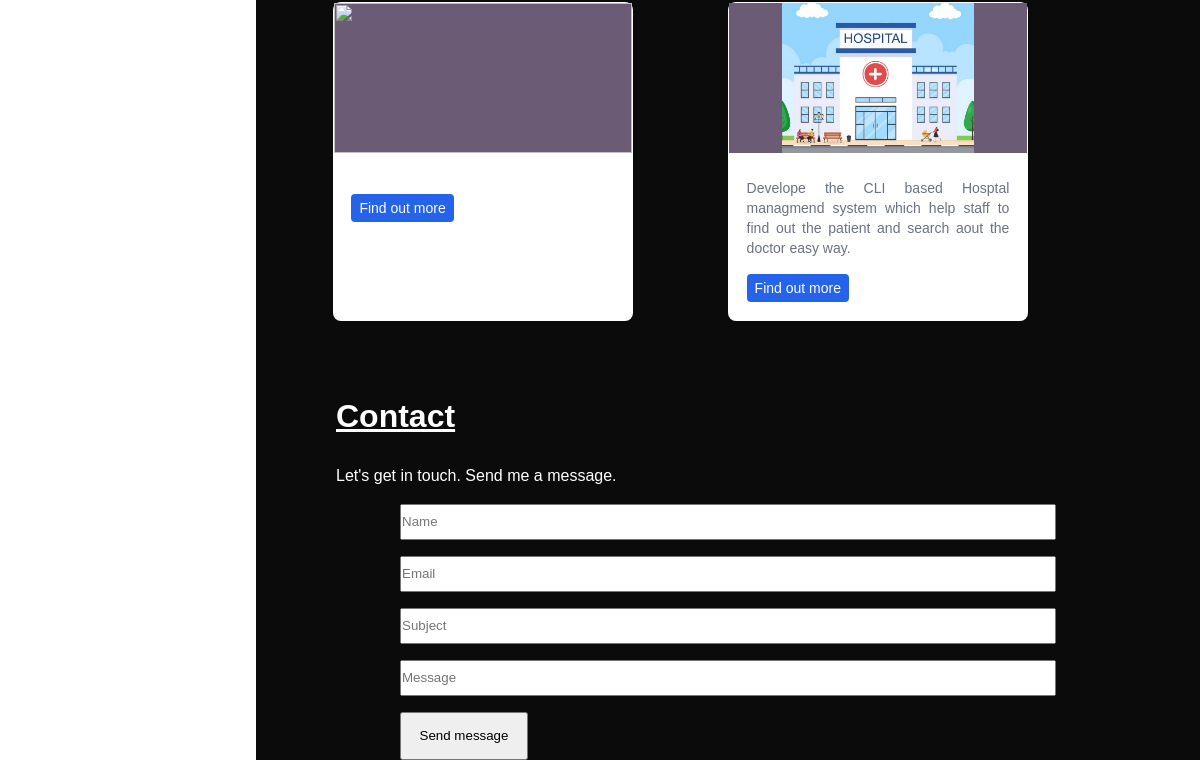
/members/ (lower part), run on an earlier commit of the app's database.
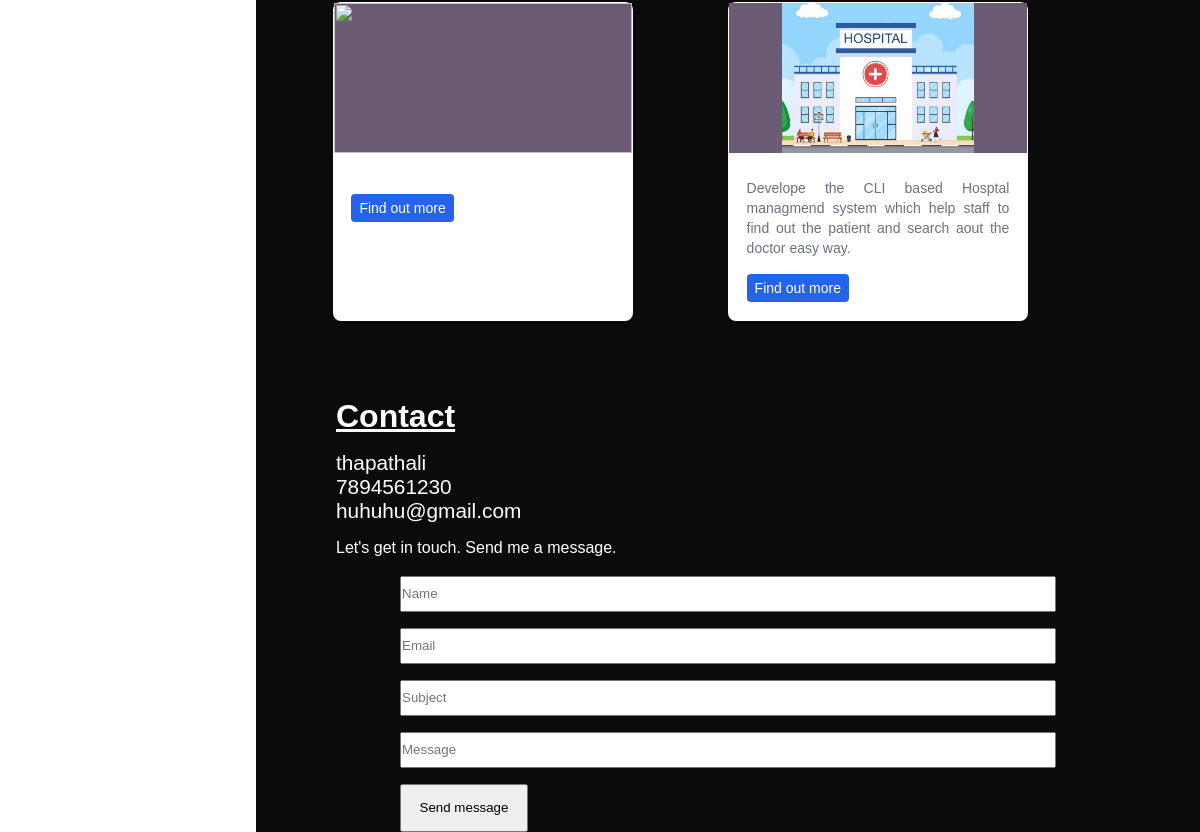
And on a later commit of the database.
### members/models.py (models this page shows, shortened)
class ContactInfo(models.Model):
    location = models.CharField(max_length=200)
    phone = models.CharField(max_length=20)
    email = models.EmailField()

### members/views.py (the view)
# urls.py: path('', views.home, name='home'),
def home(request):
    raw_fallback = [
        {
            'title': 'Portfolio Website',
            'desc': 'A personal portfolio built using Django and React',
            'image_url': '/static/Image/placeholder.png',
            'link': '#'
        },
        {
            'title': 'E-commerce Site',
            'desc': 'An online store with payment gateway integration',
            'image_url': '/static/Image/placeholder.png',
            'link': '#'
        }
    ]
    db_qs = Project.objects.all()
    if db_qs.exists():
        projects = [
            {
                'title': p.title,
                'desc':  p.desc,
                'image_url': p.image.url,
                'link':   p.link
            }
            for p in db_qs
        ]
    else:
        projects = raw_fallback
    contact = ContactInfo.objects.first()  # assumes you have at least one
    context = {
        'name': 'Sumit Ray',
        'projects': projects,
        'contact': contact,
    }
    return render(request, 'index.html', context)

### templates/index.html (shortened to what this page needs)
{% load static %}
<!DOCTYPE html>
<html lang="en">
<head>
    <link rel="stylesheet" href="{% static 'style.css' %}">
    <link rel="stylesheet" href="{% static 'Project.css'%}">
    <link rel="stylesheet" href="{% static 'style.css'%}">
    <link rel="stylesheet" href="{% static 'Contact1.css'%}">
    <link rel="stylesheet" href="{% static 'Home.css'%}">
    <link rel="stylesheet" href="{% static 'Contact.css'%}">
    <link rel="stylesheet" href="{% static 'Responsive.css'%}">
</head>
<body>
    <div class="conitener">
        <div class="container" id="Home">
            <div class="project" id="Project" style="margin-left: 2vh;">
                <div class="card-coni">
                    <div class="card">
                        <div class="image">
                          <img src="{{ project.image_url }}" alt="{{ project.title }}">
                        </div>
                        <div class="content">
                          <a class="action" href="{{ project.link }}">Find out more</a>
                        </div>
                    </div>
                    <div class="card">
                        <div class="image">
                            <img src="{% static 'Image/Hosptal.png'%}" alt="Hosptial managment system">
                        </div>
                        <div class="content">
                            <p class="desc" style="text-align: justify;">
                                Develope the CLI based Hosptal managmend system which help staff to find out the patient
                                and search aout the doctor easy way.
                            </p>
                            <a class="action" href="#">
                                Find out more
                            </a>
                        </div>
                    </div>
                </div>
            </div>
            <div class="contact" id="Contact" style=" margin-left: 2vh;">
                <div class="contact">
                    <h1><b><u>Contact</u></b></h1>
                    <div class="cont-Feild">
                        <div class="icone">
                            <p>
                                {{contact.location}}</p>
                            <p>{{ contact.phone }}</p>
                            <p> {{ contact.email }}</p>
                        </div>
                        <p>Let's get in touch. Send me a message.</p>
                        <form>
                            <div class="input">
                                <input type="text" placeholder="Name" required="Name">
                                <input type="text" placeholder="Email" required="Email">
                                <input type="text" placeholder="Subject" required="Subject">
                                <input type="text" placeholder="Message" required="Message">
                                <button style="width: 8rem; height: 3rem;">
                                     Send message
                                </button>
                            </div>
                        </form>
                    </div>
                </div>
            </div>
        </div>
</body>
</html>

### static/style.css (style rules this page uses)
* { margin: 0; padding: 0; box-sizing: border-box; }
body { display: flex; font-family: sans-serif; }

### static/Project.css (style rules this page uses)
.project { padding: 4.8rem; background-color: #0b0b0b; color: white; }
.card { max-width: 300px; border-radius: 0.5rem; background-color: #fff; box-shadow: 0 1px 2px 0 rgba(0, 0, 0, 0.05); border: 1px solid transparent; }
.card a { text-decoration: none }
.content { padding: 1.1rem; }
.card .image img { display: block; object-fit: contain; width: 100%; height: 150px; background-color: rgb(108, 91, 116); }
.desc { margin-top: 0.5rem; color: #6B7280; font-size: 0.875rem; line-height: 1.25rem; }
.action { display: inline-flex; margin-top: 1rem; color: #ffffff; font-size: 0.875rem; line-height: 1.25rem; font-weight: 500; align-items: center; gap: 0.25rem; background-color: #2563EB; padding: 4px 8px; border-radius: 4px; }
.project > .card-coni { display: grid; grid-template-columns: repeat(2, 1fr); }

### static/Contact1.css (style rules this page uses)
.contact { padding : 0rem 2.5rem; color: white; background-color: #0b0b0b; }
.cont-Feild .icone { padding: 1rem 0rem; font-size: 1.3rem; }
.cont-Feild > p { padding-bottom: 1.2rem; }
.contact .input { display: grid; padding: 0rem 4rem; grid-template-rows: repeat(4 ,3vw); gap: 1rem; }

### static/Home.css (style rules this page uses)
* { margin: 0px; padding: 0px; }
.container { margin-left: 20vw; width: 80vw; height: 100vh; background-color: #0b0b0b; }

What changed in the data, as far as the page shows it:
added ContactInfo: location "thapathali", phone "7894561230", email "huhuhu@gmail.com"
